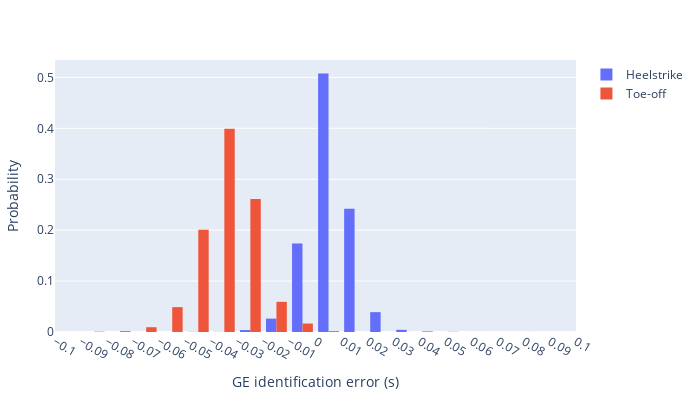

The cell this chart's notebook holds for it:
### Code cell
plot([
        histogram(;x=ya_fc_errs, xbins_size=.01, histnorm="probability", name="Heelstrike"),
        histogram(;x=ya_fo_errs, xbins_size=.01, histnorm="probability", name="Toe-off"),
    ],
    Layout(;
        xaxis_dtick=.01,
        xaxis_title="GE identification error (s)",
        yaxis_title="Probability",
        xaxis_range=[-.1,.1],
        height=400,
        width=700,
        
); config=PlotConfig(;scrollZoom=false))

### Figure 1 — Plotly figure (JSON) as saved in the notebook; plotly's stock layout.template omitted (floating-point values rounded to 4 significant figures; data arrays with more than 128 entries replaced by an {"elided": "..."} marker saying what was removed)
{"data": [{"histnorm": "probability", "name": "Heelstrike", "type": "histogram", "x": {"elided": "9980 float values"}, "xbins": {"size": 0.01}}, {"histnorm": "probability", "name": "Toe-off", "type": "histogram", "x": {"elided": "9956 float values"}, "xbins": {"size": 0.01}}], "layout": {"height": 400, "margin": {"b": 50, "l": 50, "r": 50, "t": 60}, "width": 700, "xaxis": {"dtick": 0.01, "range": [-0.1, 0.1], "title": {"text": "GE identification error (s)"}}, "yaxis": {"title": {"text": "Probability"}}}}
